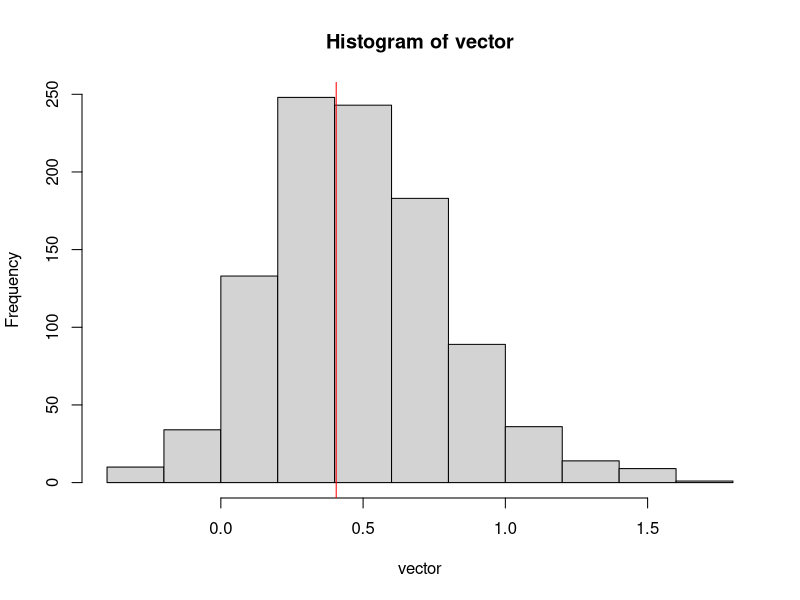
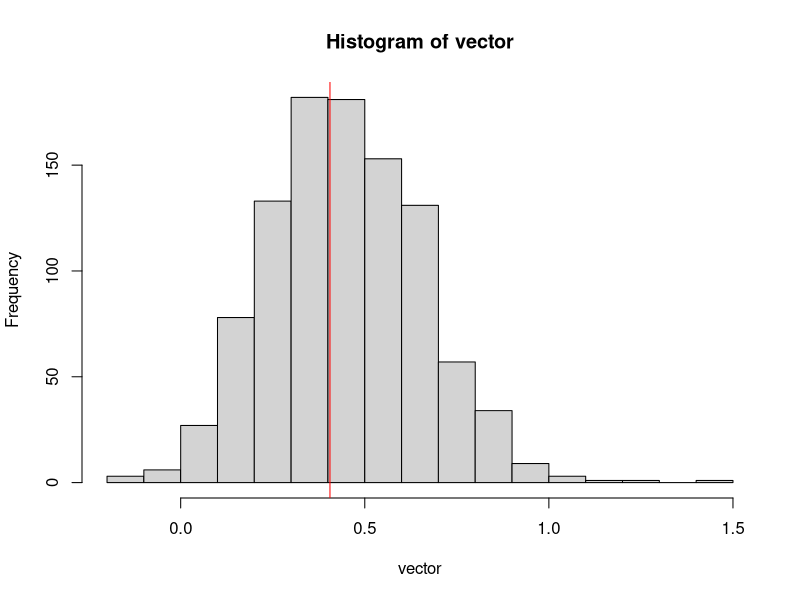
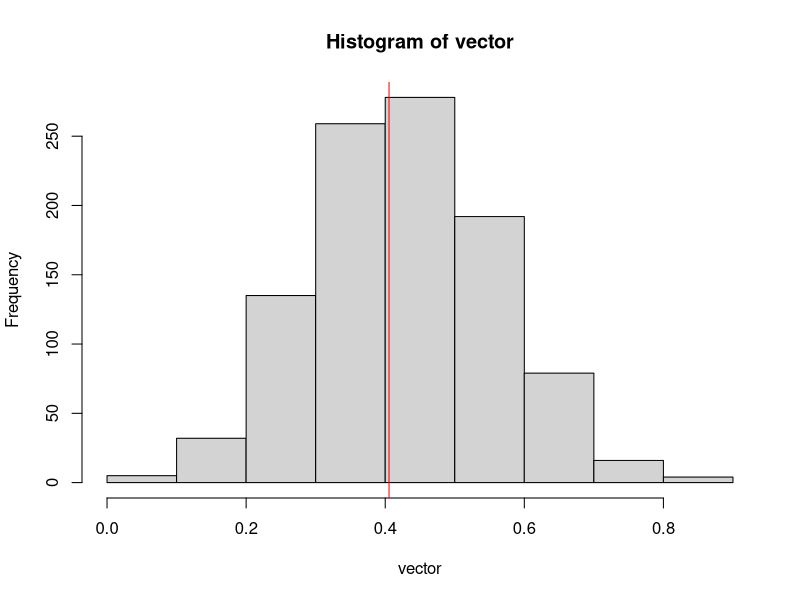

Write the R code that produced these figures, in order.
library(stats)
set.seed(69)
vector = c()
gamma_simulation_MLE <- function(N,sim_size,alpha,sigma){
  for (j in 1:sim_size)
  {
    x<-rgamma(N,shape=alpha,scale=sigma)
    
    ll_gamma <- function(p,x){
      alpha<-p[1]
      sigma<-p[2]
      N*alpha*log(sigma)+N*log(gamma(alpha))-(alpha-1)*sum(log(x))+sum(x)/sigma
    }
    
    My_MLE <- function(x){
      ll_gamma1 <- function(p){
        ll_gamma(p,x)
      }
      z <- optim(par=c(1,1),ll_gamma1) 
      log(z$par[1])
    }
    vector <- c(vector, My_MLE(x))
  }
  hist(vector)
  abline(v=log(alpha),col='red')
  quantile(vector,probs=c(0.025,0.975))
}
gamma_simulation_MLE(20,1000,1.5,2.2)

gamma_simulation_MLE(40,1000,1.5,2.2)

gamma_simulation_MLE(100,1000,1.5,2.2)

